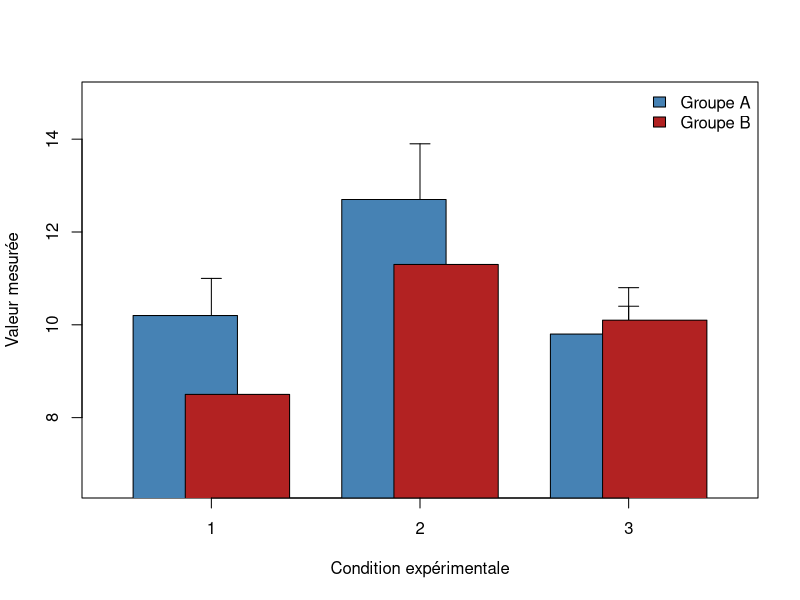

Generate this figure with R:
# Données fictives
groupe <- factor(c(rep("Groupe A", 3), rep("Groupe B", 3)))
condition <- rep(c("Condition 1", "Condition 2", "Condition 3"), 2)
valeurs <- c(10.2, 12.7, 9.8, 8.5, 11.3, 10.1)
erreurs <- c(0.8, 1.2, 0.6, 0.9, 1.1, 0.7)

# Couleurs pour les groupes
couleurs <- c("Groupe A" = "steelblue", "Groupe B" = "firebrick")

# Créer le graphique
plot(0, 0, type = "n", xlim = c(0.5, 3.5), ylim = c(min(valeurs - erreurs) - 1, max(valeurs + erreurs) + 1),
     xlab = "Condition expérimentale", ylab = "Valeur mesurée", xaxt = "n")

# Ajouter les barres d'erreur
arrows(x0 = rep(1:3, 2), y0 = valeurs - erreurs, y1 = valeurs + erreurs, angle = 90, code = 3, length = 0.1)

# Ajouter les barres
for (i in 1:length(valeurs)) {
  rect(xleft = which(condition == condition[i]) - 0.25 + (as.numeric(groupe[i]) - 1.5) * 0.25,
       ybottom = 0, xright = which(condition == condition[i]) + 0.25 + (as.numeric(groupe[i]) - 1.5) * 0.25,
       ytop = valeurs[i], col = couleurs[groupe[i]], border = "black")
}

# Ajouter les étiquettes des conditions
axis(1, at = 1:3, labels = levels(condition))

# Ajouter la légende
legend("topright", legend = levels(groupe), fill = couleurs, bty = "n")